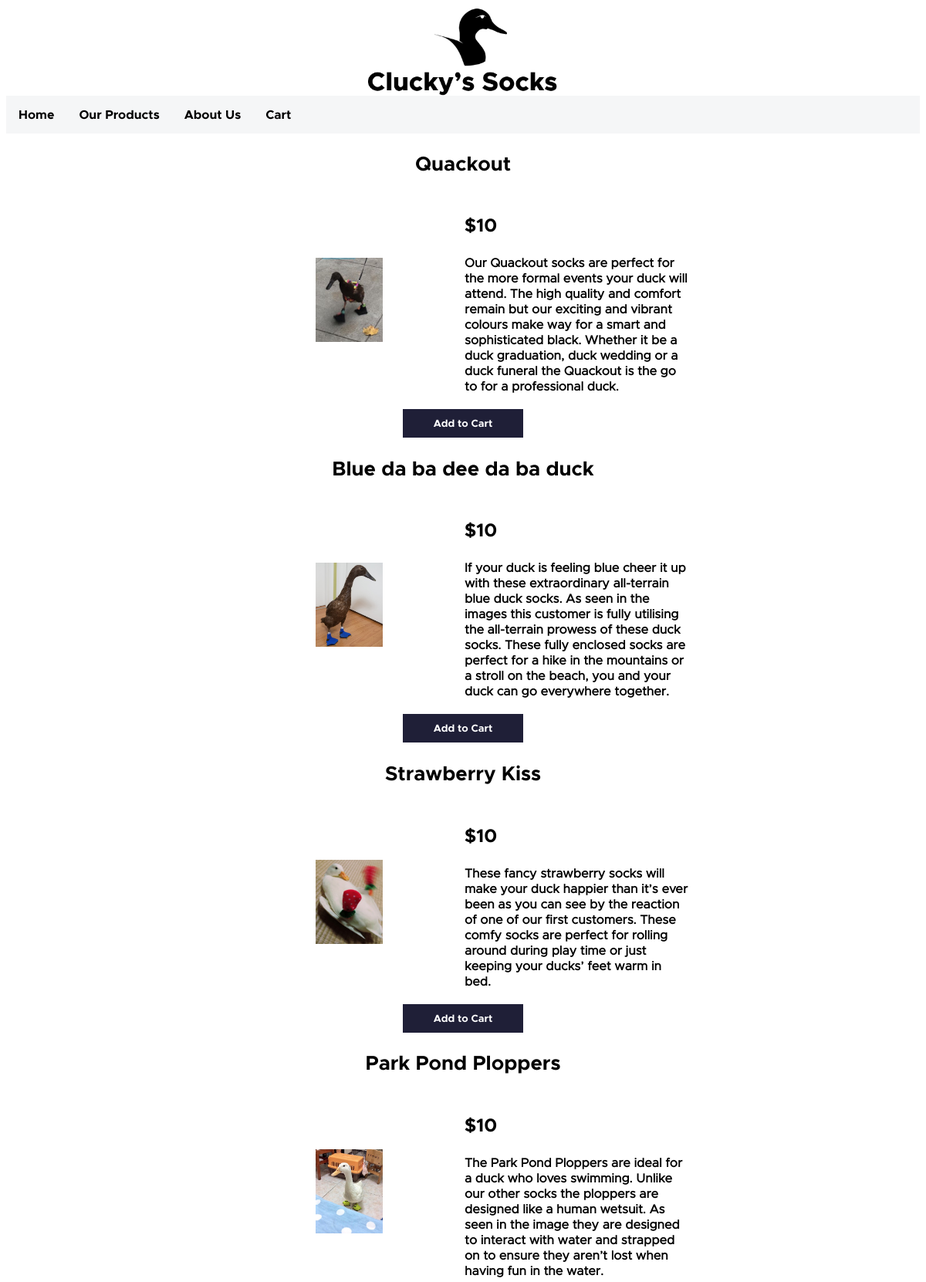
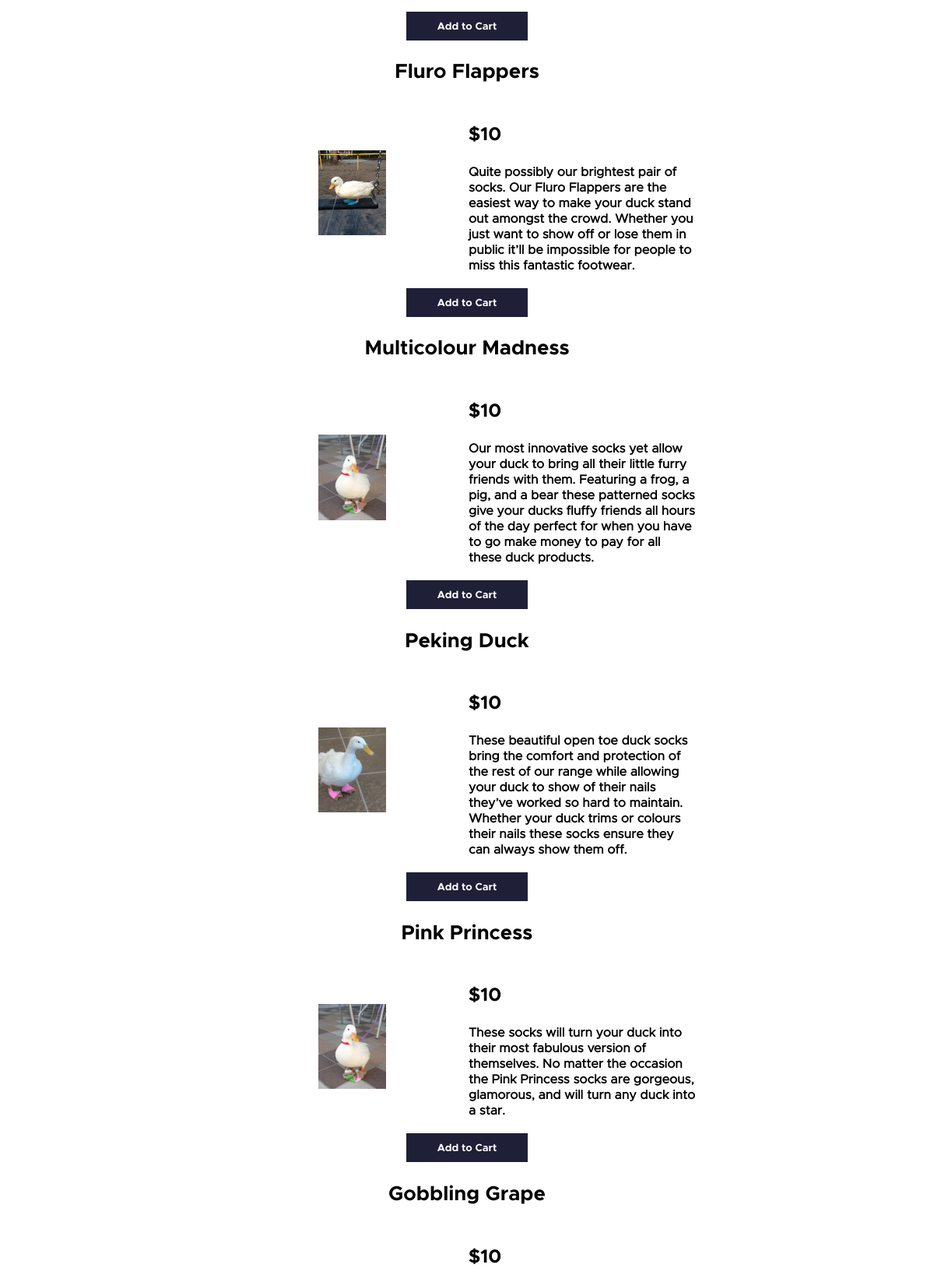
/products.php (upper part), run on the app's committed database (2 pictures, top to bottom).
### tables this page shows
CREATE TABLE `product` (
  `product_id` int NOT NULL,
  `name` varchar(100) NOT NULL,
  `description` varchar(999) DEFAULT NULL,
  `price` float NOT NULL,
  `img` text NOT NULL
);

### products.php (the view, shortened to what this page needs)
<!DOCTYPE html>
<html lang="en">
<head>
    <link rel="stylesheet" href="css/style.css">
  <?php
	$link = mysqli_connect("localhost", "dbadmin", "", 'duck_shop');
    ?>
  </head>
 <Header>
<?php require_once "header.php"; ?>
</Header>
  <body>
  <center>
		<?php
            if ($result = mysqli_query($link, "SELECT * FROM product")) {
              if (mysqli_num_rows($result) > 0) {
                while ($row = mysqli_fetch_assoc($result)) {
                  echo "<div class='product'>";
                  echo "<h2>" . $row['name'] . "</h2> </a>";
				  echo "<table align='center'>";
				  echo "<tr><th scope='col'  class='descbox'>";
				  echo "<img>" . $row['img'] . "</img>";
				  echo "</th>";
				  echo "<th scope='col'  class='descboxleft'>";
				  echo "<h3>$" . $row['price'] . "</h3>";
  				  echo "<p>" . $row['description'] ."</p></tr>";
				  echo "</table>";
				  echo '<button class="button"><b><a class="button" href="addtocart.php?id='. $row['product_id'] . '">Add to Cart' . "</a></b></button>";
                  echo "<br></div>";
                }
              } else {
                echo "no results";
              }
            } else {
              echo "unable to display";
            }
            ?>
    </center>
    <br>
</body>
</html>

### header.php
<center>
  <img src="img/logo4.png" width="250" align="center" a href="index.html">
</center>
  <nav class="nav">
  <table width="100%" border="0" align="center" cellpadding="0" cellspacing="0">
<tr>
  <th scope="col"> <ul>
              <li><a href="index.php">Home</a></li>
              <li><a href="products.php">Our Products</a></li>
              <li><a href="about.php">About Us</a></li>
              <li><a href="cart.php">Cart</a></li>
            </ul></th>
</tr>
</table>
  </nav>

### css/style.css (style rules this page uses)
ul { list-style-type: none; margin: 0; padding: 0; overflow: hidden; background-color: #F5F6F7; width: 100%; }
li { float: left; position: center; }
li a { display: block; color: black; text-align: center; padding: 14px 16px; text-decoration: none; }
h2 { font-family: mbold, Arial, Helvetica, sans-serif; font-size:26px; }
h3 { font-family: mbold, Arial, Helvetica, sans-serif; font-size:24px; }
.button { color: white; background-color: #1F1F37; padding: 10px 20px; border: none; text-align: center; font-family: mbold, Arial, Helvetica, sans-serif; }
a { font-family: mbold, Arial, Helvetica, sans-serif; color: black; text-decoration: none; }
p { font-family: mregular, Verdana, Geneva, sans-serif; }
b { font-family: mbold, Arial, Helvetica, sans-serif; }
.product { width: 50%; margin: auto; border: 1px solid white; }
.descbox { width: 50%; }
.descboxleft { width: 50%; text-align: left; }

### data on the page
product: name "Quackout", img (picture), price "10", description "Our Quackout socks are perfect for the more formal events your duck will attend. The high quality and comfort remain but our exciting and vibrant colours make way for a smart and sophisticated black. Whether it be a duck graduation, duck wedding or a duck funeral the Quackout is the go to for a professional duck."
product: name "Blue da ba dee da ba duck", img (picture), price "10", description "If your duck is feeling blue cheer it up with these extraordinary all-terrain blue duck socks. As seen in the images this customer is fully utilising the all-terrain prowess of these duck socks. These fully enclosed socks are perfect for a hike in the mountains or a stroll on the beach, you and your duck can go everywhere together."
product: name "Strawberry Kiss", img (picture), price "10", description "These fancy strawberry socks will make your duck happier than it’s ever been as you can see by the reaction of one of our first customers. These comfy socks are perfect for rolling around during play time or just keeping your ducks’ feet warm in bed."
product: name "Park Pond Ploppers", img (picture), price "10", description "The Park Pond Ploppers are ideal for a duck who loves swimming. Unlike our other socks the ploppers are designed like a human wetsuit. As seen in the image they are designed to interact with water and strapped on to ensure they aren’t lost when having fun in the water."
product: name "Fluro Flappers", img (picture), price "10", description "Quite possibly our brightest pair of socks. Our Fluro Flappers are the easiest way to make your duck stand out amongst the crowd. Whether you just want to show off or lose them in public it’ll be impossible for people to miss this fantastic footwear."
product: name "Multicolour Madness", img (picture), price "10", description "Our most innovative socks yet allow your duck to bring all their little furry friends with them. Featuring a frog, a pig, and a bear these patterned socks give your ducks fluffy friends all hours of the day perfect for when you have to go make money to pay for all these duck products."
product: name "Peking Duck", img (picture), price "10", description "These beautiful open toe duck socks bring the comfort and protection of the rest of our range while allowing your duck to show of their nails they’ve worked so hard to maintain. Whether your duck trims or colours their nails these socks ensure they can always show them off."
product: name "Pink Princess", img (picture), price "10", description "These socks will turn your duck into their most fabulous version of themselves. No matter the occasion the Pink Princess socks are gorgeous, glamorous, and will turn any duck into a star."
product: name "Gobbling Grape", price "10"
